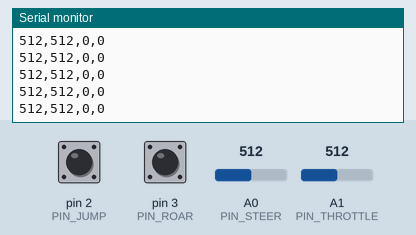
Simulated run of this sketch. Board: Arduino Uno, built with avr-gcc and run on an emulated ATmega328P. On the bench: the last lines printed to the serial monitor. The test bench sets the inputs (shaded band); at power-on: A0 (PIN_STEER) = 512, A1 (PIN_THROTTLE) = 512, pin 2 (PIN_JUMP) HIGH, pin 3 (PIN_ROAR) HIGH.

Above: at 1.2 s.
1.3 s: A0 (PIN_STEER) set to 716
At 1.8 s:
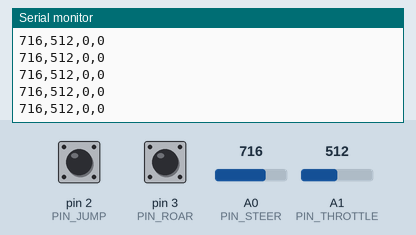
2.8 s: A1 (PIN_THROTTLE) set to 716
At 3.4 s:
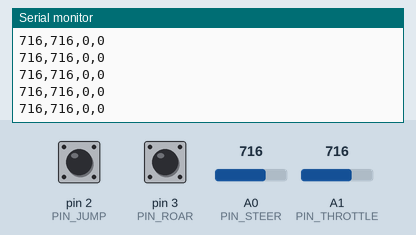
4.3 s: pin 2 (PIN_JUMP) pulled LOW for 0.15 s
5.9 s: pin 3 (PIN_ROAR) pulled LOW for 0.15 s
7.5 s: A0 (PIN_STEER) set to 900
At 8.4 s:
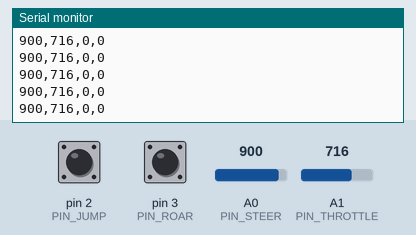
9.0 s: pin 2 (PIN_JUMP) pulled LOW for 1 s
At 9.5 s:
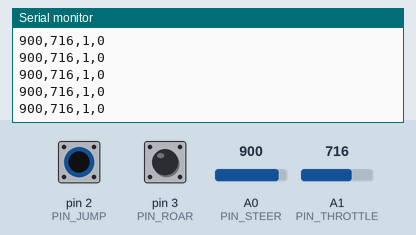
Timing chart, 0 to 12.0 s (numbered marks = the images above; inputs shaded):
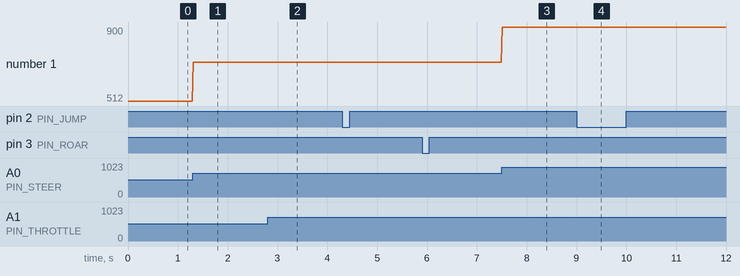

Measured:
- after the input at 1.3 s, the serial monitor: prints a new line at once (image 1)
- after the input at 2.8 s, the serial monitor: prints a new line at once (image 2)
- after the input at 7.5 s, the serial monitor: prints a new line at once (image 3)
- after the input at 9.0 s, the serial monitor: prints a new line at once (image 4)
- plotted number 1: 512 → 716 after the input at 1.3 s, 716 → 900 after the input at 7.5 s

The sketch:

DinoController.ino
```cpp
/*
  DinoController.ino
  Sketch de Arduino para controlar el Carnotauro en Unity

  Conexiones sugeridas:
  - Potenciómetro de Dirección (Volante / Manillar): Pin A0
  - Potenciómetro de Velocidad (Palanca / Pedal): Pin A1
  - Botón de Salto / Pisotón: Pin 2 (con resistencia PULLUP interna)
  - Botón de Rugido / Turbo: Pin 3 (con resistencia PULLUP interna)
*/

const int PIN_STEER = A0;      // Potenciómetro Dirección
const int PIN_THROTTLE = A1;   // Potenciómetro Velocidad
const int PIN_JUMP = 2;        // Pulsador Salto
const int PIN_ROAR = 3;        // Pulsador Rugido

void setup() {
  Serial.begin(115200);

  pinMode(PIN_JUMP, INPUT_PULLUP);
  pinMode(PIN_ROAR, INPUT_PULLUP);
}

void loop() {
  // 1. Leer valores analógicos (0 a 1023)
  int steerVal = analogRead(PIN_STEER);
  int throttleVal = analogRead(PIN_THROTTLE);

  // 2. Leer botones digitales (INPUT_PULLUP: LOW cuando se presiona)
  int jumpVal = (digitalRead(PIN_JUMP) == LOW) ? 1 : 0;
  int roarVal = (digitalRead(PIN_ROAR) == LOW) ? 1 : 0;

  // 3. Enviar trama por Serial en formato CSV:
  // "Direccion,Velocidad,Salto,Rugido"
  Serial.print(steerVal);
  Serial.print(",");
  Serial.print(throttleVal);
  Serial.print(",");
  Serial.print(jumpVal);
  Serial.print(",");
  Serial.println(roarVal);

  // Enviar a ~50 Hz (cada 20ms) para respuesta ultra fluida sin saturar el buffer
  delay(20);
}
```
